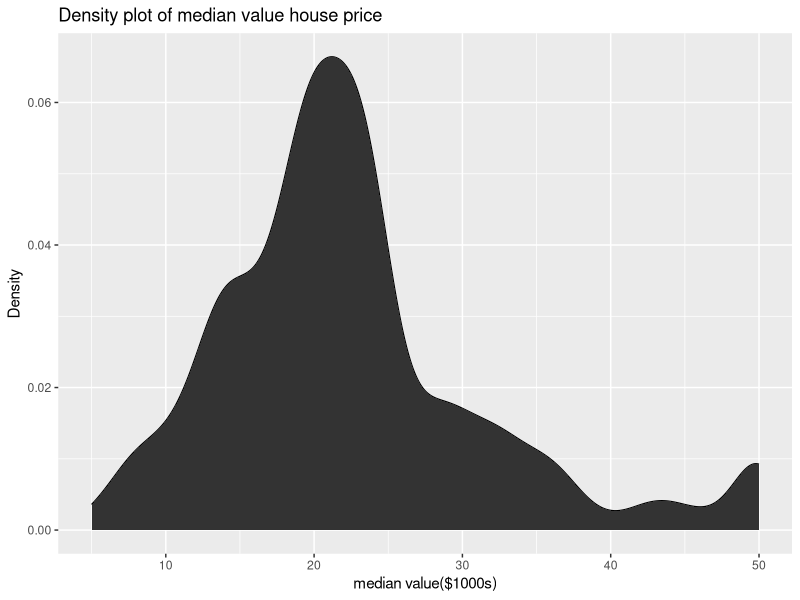

The R source for this figure: (Note: this script raises an error after producing the figure.)
library(mlbench)
df=data(BostonHousing)
head(BostonHousing)
#1
str(BostonHousing)
#2
summary(BostonHousing$medv)
library(ggplot2)
pl=ggplot(data=BostonHousing,aes(x=medv))
pl2=pl+geom_density()+stat_density()
pl2+ labs(x="median value($1000s)",
          y="Density",
          title="Density plot of median value house price")
+theme_bw()
#3
BostonHousing%>%
select(c(crim, rm, age, rad, tax, lstat, medv)) %>%
  melt(id.vars = "medv") 
bh=ggplot(data=BostonHousing,aes(x=value,y=medv,colour=variable))
bh1=bh+geom_point()+facet_wrap(~variable,scales = "free",ncol = 2)+stat_smooth(aes(col="black"))
bh1+labs(x="variable value ",
         y="median house price($1000s)")+theme_minimal()
#4
library("caret")
set.seed(123)
to_train <- createDataPartition(y = BostonHousing$medv, p = 0.75, list = FALSE)
train <- BostonHousing[to_train, ]
test <- BostonHousing[-to_train, ]

#5
first_lm <- lm(medv ~ crim + rm + tax + lstat, data = train)
#6
lm1_rsqu <- summary(first_lm)$r.squared
print(paste("r-squared value of ", round(lm1_rsqu, 3), sep = ""))
#7
predicted <- predict(first_lm, newdata = test)
results <- data.frame(predicted = exp(predicted),
                      original = test$medv)

#8
ab=ggplot(data=BostonHousing,
       aes(x = predicted, y = original)) 
ab1=ab+geom_point() +
  stat_smooth() 
ab1+labs(x = "Predicted Values", 
         y = "Original Values", 
       title = "Predicted vs. Original Values") +
  theme_minimal()

